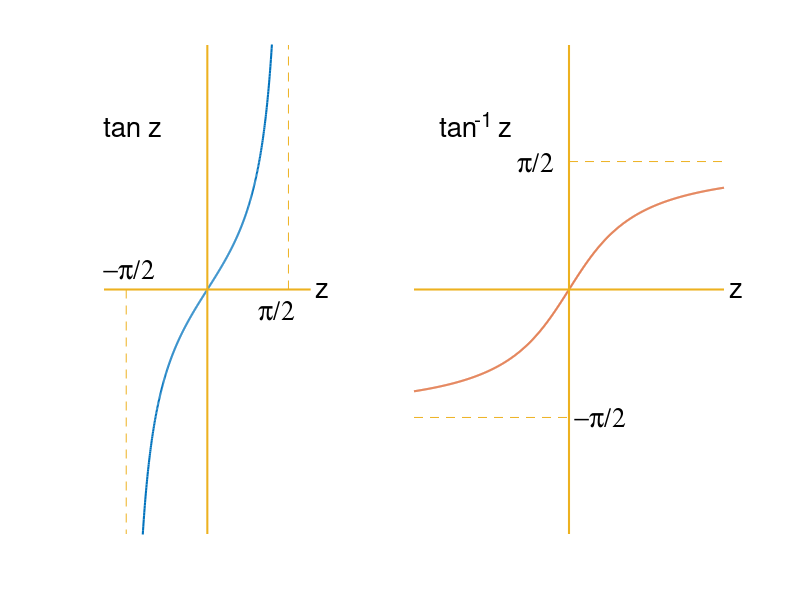

Write MATLAB code to recreate this figure.
x=(0.5:1/200:3.5);
y=tan(x-2);
plot(x,y,'linewidth',1.5)
axis([0 12 -3 3])
axis off
hold on

x=(6:1/200:12);
y=atan(x-9);
plot(x,y,'linewidth',1.5)
axis off
hold on

q=[.43 .43];
r=[0 -3];
line(q,r,'linestyle','--')

q=[3.57 3.57];
r=[0 3];
line(q,r,'linestyle','--')

q=[9 12];
r=[1.57 1.57];
line(q,r,'linestyle','--')

q=[6 9];
r=[-1.57 -1.57];
line(q,r,'linestyle','--')

q=[2 2];
r=[-3 3];
line(q,r,'linewidth',1.5)

q=[9 9];
r=[-3 3];
line(q,r,'linewidth',1.5)

q=[0 4];
r=[0 0];
line(q,r,'linewidth',1.5)

q=[6 12];
r=[0 0];
line(q,r,'linewidth',1.5)

text(6.5,2,'tan   z','fontsize',20)
text(6.5,2.1,'       -1','fontsize',15)

text(0,2,'tan z','fontsize',20)

text(4.1,0,'z','fontsize',20)
text(12.1,0,'z','fontsize',20)

text(3,-0.25,'p/2','fontname','symbol','fontweight','bold','fontsize',20)
text(0,0.25,'-p/2','fontname','symbol','fontweight','bold','fontsize',20)
text(8,1.57,'p/2','fontname','symbol','fontweight','bold','fontsize',20)
text(9.1,-1.57,'-p/2','fontname','symbol','fontweight','bold','fontsize',20)

hold off
